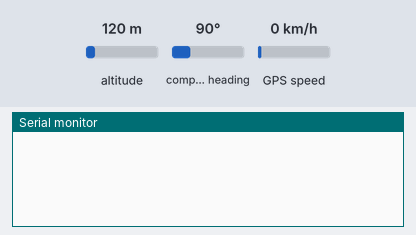
Recording of a sketch running on a simulated Arduino Uno, built with avr-gcc and run on an emulated ATmega328P. Shown: the last lines printed to the serial monitor. The inputs (shaded band) are chosen by the test bench; at power-on: altitude 120 m, compass heading 90°, GPS speed 0 km/h. The GPS gets a fix after 3 s at 37.7749, -122.4194 with 8 satellites.

Above: at 1.2 s.
1.3 s: altitude set to 20 m
At 3.8 s:
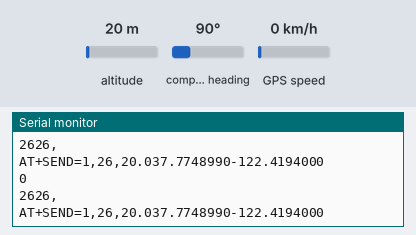
4.5 s: altitude set to 250 m
At 5.9 s:
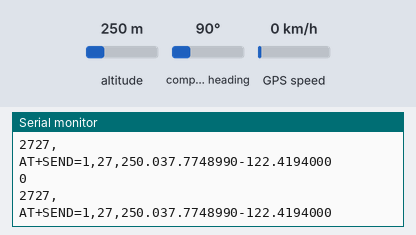

Measured:
- after the input at 1.3 s, the serial monitor: prints a new line after 1.7 s (image 1)
- after the input at 4.5 s, the serial monitor: prints a new line after 0.53 s (image 2)

The sketch:

GPS_pretty.ino
```cpp
/*
 * Rui Santos
 * Complete Project Details https://randomnerdtutorials.com
 https://randomnerdtutorials.com/guide-to-neo-6m-gps-module-with-arduino/
 */

#include <TinyGPS++.h>
#include <SoftwareSerial.h>

static const int RXPin = 4, TXPin = 5; //TX is 4, RX is 5
static const uint32_t GPSBaud = 9600;

// The TinyGPS++ object
TinyGPSPlus gps;

// The serial connection to the GPS device
SoftwareSerial ss(RXPin, TXPin);

void setup(){
  Serial.begin(9600);
  ss.begin(GPSBaud);
}

void loop(){
  // This sketch displays information every time a new sentence is correctly encoded.
  while (ss.available() > 0){
    gps.encode(ss.read());
    //Serial.println(gps.encode(ss.read()));
    if (gps.location.isUpdated()){
      Serial.println(gps.encode(ss.read()));
      /*
      Serial.print("Latitude= ");
      Serial.print(gps.location.lat(), 8);
      Serial.print(" Longitude= ");
      Serial.println(gps.location.lng(), 8);
      */
      String latitude = String(gps.location.lat(),7);
      String longitude = String(gps.location.lng(),7);
      String altitude = String(gps.altitude.meters(),1);
      String localArea = altitude+latitude+longitude;

      // data on what to send and how long it is
      Serial.print(localArea.length());
      String z = String(localArea.length());
      z = z+",";
      Serial.println(z);
      String preSet = "AT+SEND=1,"+z+localArea;
      Serial.println(preSet);
      //String flying=localArea.length()+","+localArea;
      //Serial.println(flying);

      /*
      // how to decode the data once it comes back
      //altitude
      int altIndex = location.indexOf(".") + 2;
      Serial.println(location.substring(0,altIndex));
      //latitude
      int latIndex = location.indexOf(".", altIndex) + 8;
      Serial.println(location.substring(altIndex,latIndex));
      //longitude
      int longIndex = location.indexOf(".", latIndex) + 8;
      Serial.println(location.substring(latIndex,longIndex));
      */
    }
  }
}
```
